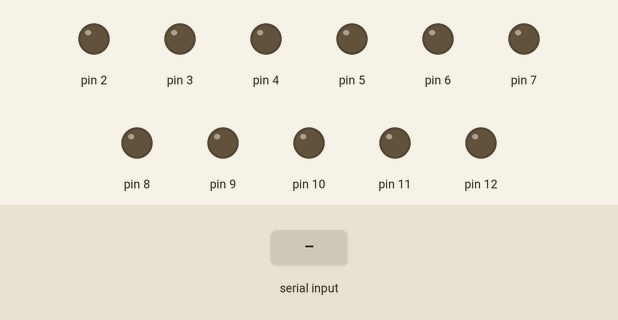
Bench run of a sketch on a simulated Arduino Uno, built with avr-gcc and run on an emulated ATmega328P. Parts: output pins drawn as LEDs (lit = HIGH). Inputs (shaded band) come from the test bench.

Above: at 1.2 s.
1.3 s: "21\n" received over Serial
At 2.2 s:
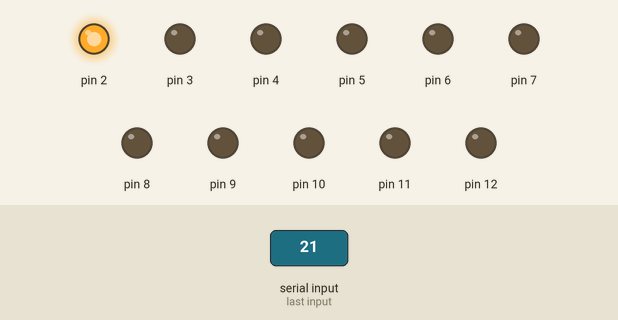
2.8 s: "31\n" received over Serial
At 3.4 s:
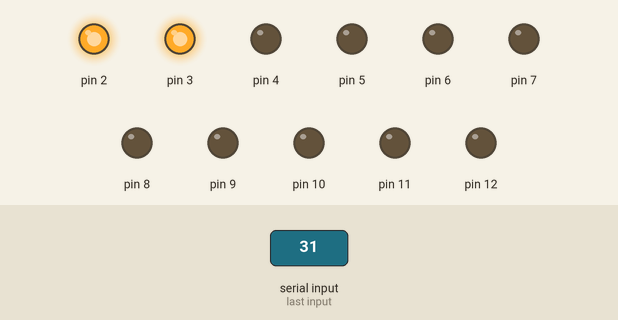
4.3 s: "20\n" received over Serial
At 5.5 s:
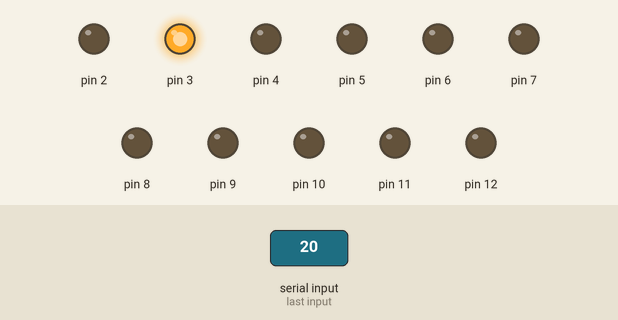
5.8 s: "30,150\n" received over Serial
At 6.8 s:
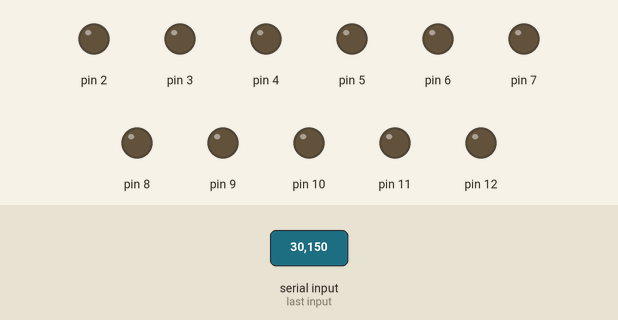
7.3 s: "22\n" received over Serial
At 8.0 s:
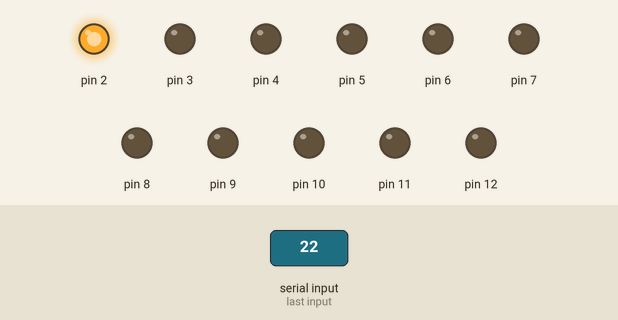
Timing chart, 0 to 9.8 s (numbered marks = the images above; inputs shaded):
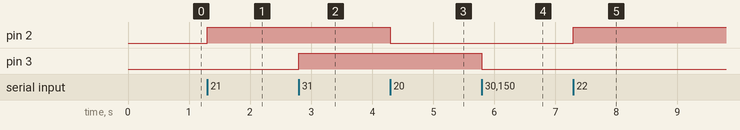

Measured:
- after the input at 1.3 s, pin 2: LOW → HIGH at once
- after the input at 2.8 s, pin 3: LOW → HIGH at once
- after the input at 4.3 s, pin 2: HIGH → LOW at once
- after the input at 5.8 s, pin 3: HIGH → LOW at once
- after the input at 7.3 s, pin 2: LOW → HIGH at once

The sketch:

mc18.ino
```cpp
void setup()
{
  Serial.begin(38400);
  Serial.setTimeout(100);
  pinMode(2, OUTPUT);
  pinMode(3, OUTPUT);
  pinMode(4, OUTPUT);
  pinMode(5, OUTPUT);
  pinMode(6, OUTPUT);
  pinMode(7, OUTPUT);
  pinMode(8, OUTPUT);
  pinMode(9, OUTPUT);
  pinMode(10, OUTPUT);
  pinMode(11, OUTPUT);
  pinMode(12, OUTPUT);
}

void loop()
{
  int cmd = Serial.parseInt();
  if(cmd == 21)
  {
    digitalWrite(2, 1);
  }
  if(cmd == 20)
  {
    digitalWrite(2, 0);
  }
  if(cmd == 22)
  {
    digitalWrite(2, !digitalRead(2));
  }
  if(cmd == 31)
  {
    digitalWrite(3, 1);
  }
  if(cmd == 30)
  {
    digitalWrite(3, 0);
  }
  if(cmd == 32)
  {
    digitalWrite(3, !digitalRead(3));
  }
  if(cmd == 41)
  {
    digitalWrite(4, 1);
  }
  if(cmd == 40)
  {
    digitalWrite(4, 0);
  }
  if(cmd == 42)
  {
    digitalWrite(4, !digitalRead(4));
  }
  if(cmd == 51)
  {
    digitalWrite(5, 1);
  }
  if(cmd == 50)
  {
    digitalWrite(5, 0);
  }
  if(cmd == 52)
  {
    digitalWrite(5, !digitalRead(5));
  }
  if(cmd == 61)
  {
    digitalWrite(6, 1);
  }
  if(cmd == 60)
  {
    digitalWrite(6, 0);
  }
  if(cmd == 62)
  {
    digitalWrite(6, !digitalRead(6));
  }
  if(cmd == 71)
  {
    digitalWrite(7, 1);
  }
  if(cmd == 70)
  {
    digitalWrite(7, 0);
  }
  if(cmd == 72)
  {
    digitalWrite(7, !digitalRead(7));
  }
  if(cmd == 81)
  {
    digitalWrite(8, 1);
  }
  if(cmd == 80)
  {
    digitalWrite(8, 0);
  }
  if(cmd == 82)
  {
    digitalWrite(8, !digitalRead(8));
  }
  if(cmd == 91)
  {
    digitalWrite(9, 1);
  }
  if(cmd == 90)
  {
    digitalWrite(9, 0);
  }
  if(cmd == 92)
  {
    digitalWrite(9, !digitalRead(9));
  }
  if(cmd == 93)
  {
    for(int i=0; i<256; i++)
    {
      analogWrite(9, i);
      delay(20);
    }
  }
  if(cmd == 101)
  {
    digitalWrite(10, 1);
  }
  if(cmd == 100)
  {
    digitalWrite(10, 0);
  }
  if(cmd == 102)
  {
    digitalWrite(10, !digitalRead(10));
  }
  if(cmd == 103)
  {
    for(int i=0; i<256; i++)
    {
      analogWrite(10, i);
      delay(20);
    }
  }
  if(cmd == 111)
  {
    digitalWrite(11, 1);
  }
  if(cmd == 110)
  {
    digitalWrite(11, 0);
  }
  if(cmd == 112)
  {
    digitalWrite(11, !digitalRead(11));
  }
  if(cmd == 113)
  {
    for(int i=0; i<256; i++)
    {
      analogWrite(11, i);
      delay(20);
    }
  }
  if(cmd == 121)
  {
    digitalWrite(12, 1);
  }
  if(cmd == 120)
  {
    digitalWrite(12, 0);
  }
  if(cmd == 122)
  {
    digitalWrite(12, !digitalRead(12));
  }
}
```
